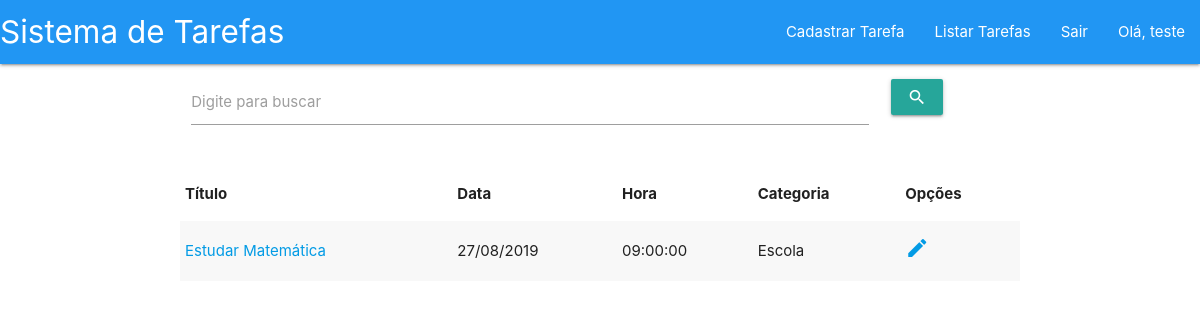
The app's page /home.php (signed in) with its own data.
### tables this page shows
CREATE TABLE `tarefas` (
  `cod` int(11) NOT NULL AUTO_INCREMENT,
  `titulo` varchar(45) NOT NULL,
  `data` date NOT NULL,
  `hora` time NOT NULL,
  `descricao` varchar(255) DEFAULT NULL,
  `usuario_cod` int(11) NOT NULL,
  `categoria_cod` int(11) NOT NULL,
  PRIMARY KEY (`cod`),
  KEY `fk_tarefas_usuario1` (`usuario_cod`),
  KEY `fk_tarefas_categoria1` (`categoria_cod`),
  CONSTRAINT `fk_tarefas_categoria1` FOREIGN KEY (`categoria_cod`) REFERENCES `categoria_tarefa` (`cod`) ON DELETE NO ACTION ON UPDATE NO ACTION,
  CONSTRAINT `fk_tarefas_usuario1` FOREIGN KEY (`usuario_cod`) REFERENCES `usuario` (`cod`) ON DELETE NO ACTION ON UPDATE NO ACTION
);

CREATE TABLE `categoria_tarefa` (
  `cod` int(11) NOT NULL,
  `nome` varchar(45) NOT NULL,
  PRIMARY KEY (`cod`)
);

### home.php (the view, shortened to what this page needs)
 <?php  require_once("header.php");?>
 <main class="container">
     <form action="" class="row">
         <div class="input-field col s10">
             <input type="text" name="busca" id="busca">
             <label for="busca">Digite para buscar</label>
         </div>
         <div class="input-field col s2">
             <button class="btn"><i class="material-icons">search</i></button>
         </div>
     </form>
     <table class="striped ">
         <thead>
             <tr>
                 <th>Título</th>
                 <th>Data</th>
                 <th class="hide-on-small-only">Hora</th>
                 <th class="hide-on-small-only"> Categoria</th>
                 <th>Opções</th>
             </tr>
         </thead>
         <?php foreach ($result_tarefas as $tarefa){ ?>
         <tr>
             <td><a href="visualizar_tarefa.php?cod=<?= $tarefa['codt']?>"><?= $tarefa['titulo']?></a></td>
             <td><?= date("d/m/Y", strtotime($tarefa['data']));?></td>
             <td class="hide-on-small-only"><?= $tarefa['hora']?></td>
             <?php
                 $cod_tarefa = $tarefa['categoria_cod'];
                 $sql = "SELECT * FROM categoria_tarefa WHERE cod = $cod_tarefa";
                 $result_cat = mysqli_query($con, $sql);
                 $cat_tarefa = mysqli_fetch_array($result_cat);
             ?>
             <td class="hide-on-small-only"><?= $cat_tarefa['nome']?></td>
             <td>
                 <a href="editar_tarefa.php?cod=<?= $tarefa['codt']?>"><i class="material-icons">edit</i></a>
             </td>
         </tr>
         <?php } ?>
     </table>
 </main>
<?php require_once "footer.php"; ?>

### records on screen
tarefas: titulo "Estudar Matemática", data "27/08/2019", hora "09:00:00", categoria_cod.nome "Escola"

### other values on screen
$_SESSION['nome'] "teste"
